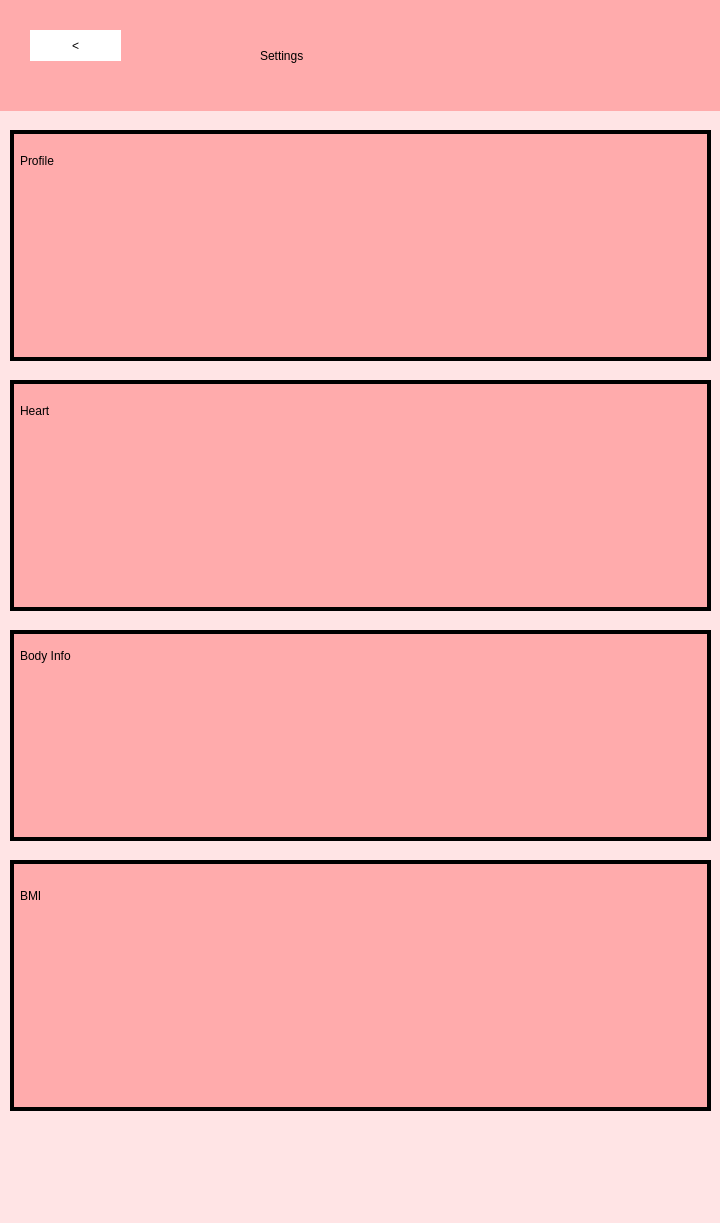
<?xml version="1.0" encoding="UTF-8"?>
<ui version="4.0">
 <class>MainWindow</class>
 <widget class="QMainWindow" name="MainWindow">
  <property name="geometry">
   <rect>
    <x>0</x>
    <y>0</y>
    <width>720</width>
    <height>1223</height>
   </rect>
  </property>
  <property name="windowTitle">
   <string>MainWindow</string>
  </property>
  <property name="styleSheet">
   <string notr="true">background-color: rgb(255, 228, 229);</string>
  </property>
  <widget class="QWidget" name="centralwidget">
   <widget class="QWidget" name="widget" native="true">
    <property name="geometry">
     <rect>
      <x>0</x>
      <y>-30</y>
      <width>720</width>
      <height>1280</height>
     </rect>
    </property>
    <property name="styleSheet">
     <string notr="true">background-color: rgb(255, 228, 229);</string>
    </property>
    <widget class="QWidget" name="widget_2" native="true">
     <property name="geometry">
      <rect>
       <x>-10</x>
       <y>20</y>
       <width>731</width>
       <height>121</height>
      </rect>
     </property>
     <property name="styleSheet">
      <string notr="true">background-color: rgb(255, 171, 172);
</string>
     </property>
     <widget class="QLabel" name="label">
      <property name="geometry">
       <rect>
        <x>270</x>
        <y>30</y>
        <width>211</width>
        <height>71</height>
       </rect>
      </property>
      <property name="layoutDirection">
       <enum>Qt::LeftToRight</enum>
      </property>
      <property name="styleSheet">
       <string notr="true">font: 30pt &quot;MS Shell Dlg 2&quot;;
text-align: center;
border:0px;</string>
      </property>
      <property name="text">
       <string>Settings</string>
      </property>
     </widget>
     <widget class="QPushButton" name="GoBack">
      <property name="geometry">
       <rect>
        <x>40</x>
        <y>40</y>
        <width>91</width>
        <height>31</height>
       </rect>
      </property>
      <property name="styleSheet">
       <string notr="true">color: rgb(0, 0, 0);
background-color: white;
border-radius:20px;
font: 26pt &quot;MS Shell Dlg 2&quot;;

</string>
      </property>
      <property name="text">
       <string>&lt;</string>
      </property>
     </widget>
    </widget>
    <widget class="QWidget" name="widget_7" native="true">
     <property name="geometry">
      <rect>
       <x>10</x>
       <y>410</y>
       <width>701</width>
       <height>231</height>
      </rect>
     </property>
     <property name="styleSheet">
      <string notr="true">background-color: rgb(255, 171, 172);
border: 4px solid black;
</string>
     </property>
     <widget class="QLabel" name="label_6">
      <property name="geometry">
       <rect>
        <x>10</x>
        <y>10</y>
        <width>141</width>
        <height>41</height>
       </rect>
      </property>
      <property name="styleSheet">
       <string notr="true">font: 30pt &quot;MS Shell Dlg 2&quot;;
border-width:0px;</string>
      </property>
      <property name="text">
       <string>Heart</string>
      </property>
     </widget>
     <widget class="QLabel" name="heart">
      <property name="geometry">
       <rect>
        <x>510</x>
        <y>30</y>
        <width>181</width>
        <height>151</height>
       </rect>
      </property>
      <property name="styleSheet">
       <string notr="true">border: 0px</string>
      </property>
      <property name="text">
       <string/>
      </property>
      <property name="pixmap">
       <pixmap resource="Config.qrc">:/newPrefix/blackheart.png</pixmap>
      </property>
      <property name="scaledContents">
       <bool>true</bool>
      </property>
     </widget>
    </widget>
    <widget class="QWidget" name="widget_8" native="true">
     <property name="geometry">
      <rect>
       <x>10</x>
       <y>660</y>
       <width>701</width>
       <height>211</height>
      </rect>
     </property>
     <property name="styleSheet">
      <string notr="true">background-color: rgb(255, 171, 172);
border: 4px solid black;
</string>
     </property>
     <widget class="QLabel" name="label_9">
      <property name="geometry">
       <rect>
        <x>10</x>
        <y>-10</y>
        <width>231</width>
        <height>71</height>
       </rect>
      </property>
      <property name="styleSheet">
       <string notr="true">font: 30pt &quot;MS Shell Dlg 2&quot;;
border-width:0px;
background-color: none;
</string>
      </property>
      <property name="text">
       <string>Body Info</string>
      </property>
     </widget>
     <widget class="QLabel" name="bodyinfo">
      <property name="geometry">
       <rect>
        <x>510</x>
        <y>20</y>
        <width>171</width>
        <height>141</height>
       </rect>
      </property>
      <property name="styleSheet">
       <string notr="true">border: 0px</string>
      </property>
      <property name="text">
       <string/>
      </property>
      <property name="pixmap">
       <pixmap resource="Config.qrc">:/newPrefix/temperature.png</pixmap>
      </property>
      <property name="scaledContents">
       <bool>true</bool>
      </property>
     </widget>
    </widget>
    <widget class="QWidget" name="widget_9" native="true">
     <property name="geometry">
      <rect>
       <x>10</x>
       <y>890</y>
       <width>701</width>
       <height>251</height>
      </rect>
     </property>
     <property name="styleSheet">
      <string notr="true">background-color: rgb(255, 171, 172);
border: 4px solid black;
</string>
     </property>
     <widget class="QLabel" name="label_11">
      <property name="geometry">
       <rect>
        <x>10</x>
        <y>10</y>
        <width>181</width>
        <height>51</height>
       </rect>
      </property>
      <property name="styleSheet">
       <string notr="true">font: 30pt &quot;MS Shell Dlg 2&quot;;
border-width:0px;</string>
      </property>
      <property name="text">
       <string>BMI</string>
      </property>
     </widget>
     <widget class="QLabel" name="BMI">
      <property name="geometry">
       <rect>
        <x>510</x>
        <y>40</y>
        <width>171</width>
        <height>151</height>
       </rect>
      </property>
      <property name="styleSheet">
       <string notr="true">border: 0px</string>
      </property>
      <property name="text">
       <string/>
      </property>
      <property name="pixmap">
       <pixmap resource="Config.qrc">:/newPrefix/scale.png</pixmap>
      </property>
      <property name="scaledContents">
       <bool>true</bool>
      </property>
     </widget>
    </widget>
    <widget class="QWidget" name="widget_10" native="true">
     <property name="geometry">
      <rect>
       <x>10</x>
       <y>160</y>
       <width>701</width>
       <height>231</height>
      </rect>
     </property>
     <property name="styleSheet">
      <string notr="true">background-color: rgb(255, 171, 172);
border: 4px solid black;
</string>
     </property>
     <widget class="QLabel" name="label_7">
      <property name="geometry">
       <rect>
        <x>10</x>
        <y>10</y>
        <width>141</width>
        <height>41</height>
       </rect>
      </property>
      <property name="styleSheet">
       <string notr="true">font: 30pt &quot;MS Shell Dlg 2&quot;;
border-width:0px;</string>
      </property>
      <property name="text">
       <string>Profile</string>
      </property>
     </widget>
     <widget class="QLabel" name="profile">
      <property name="geometry">
       <rect>
        <x>510</x>
        <y>30</y>
        <width>181</width>
        <height>151</height>
       </rect>
      </property>
      <property name="styleSheet">
       <string notr="true">border: 0px</string>
      </property>
      <property name="text">
       <string/>
      </property>
      <property name="pixmap">
       <pixmap resource="Config.qrc">:/newPrefix/person.png</pixmap>
      </property>
      <property name="scaledContents">
       <bool>true</bool>
      </property>
     </widget>
    </widget>
   </widget>
  </widget>
  <widget class="QStatusBar" name="statusbar"/>
 </widget>
 <resources>
  <include location="Config.qrc"/>
 </resources>
 <connections/>
</ui>
